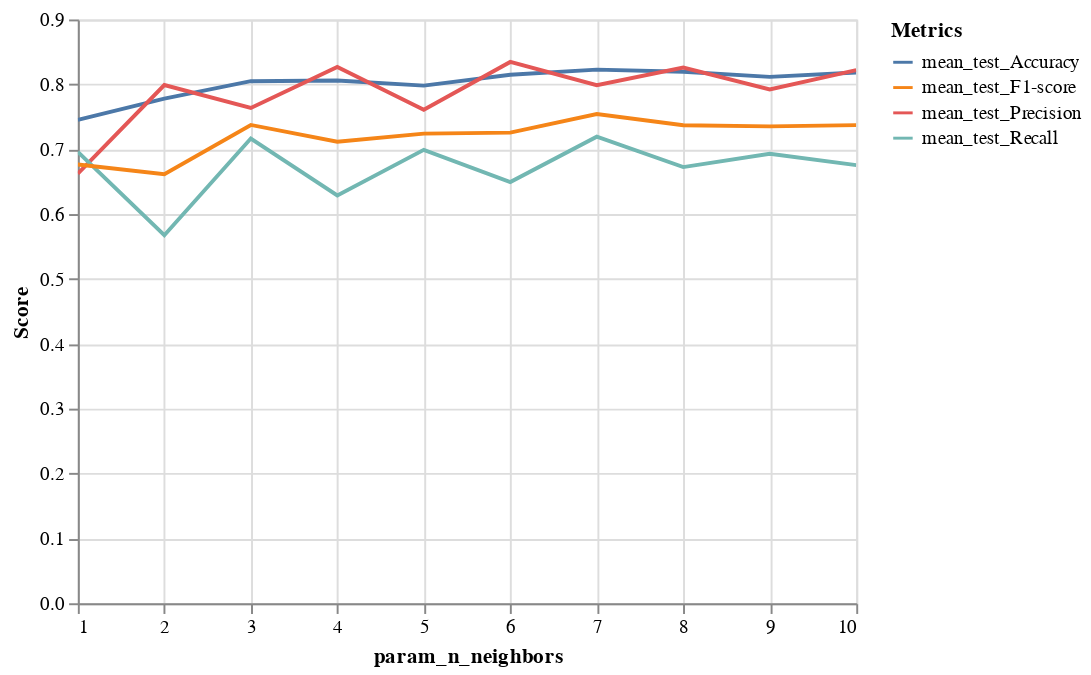

The cell this chart's notebook holds for it:
### Code cell
#Plotting graph for better visualization
alt.Chart(mod_knn_scores).transform_fold(
    ['mean_test_Accuracy','mean_test_Precision', 'mean_test_Recall','mean_test_F1-score'],
).mark_line().encode(
    x = 'param_n_neighbors',
    y = alt.Y('value', type = 'quantitative', title = 'Score'),
    color = alt.Color('key', type = 'nominal', title = 'Metrics')
).interactive()

### Figure 1 — Vega-Lite specification as saved in the notebook (floating-point values rounded to 4 significant figures)
{"config": {"view": {"continuousWidth": 400, "continuousHeight": 300}}, "data": {"name": "data-f1c9b588bba8d2632496a3336dce4866"}, "mark": "line", "encoding": {"color": {"field": "key", "title": "Metrics", "type": "nominal"}, "x": {"field": "param_n_neighbors", "type": "quantitative"}, "y": {"field": "value", "title": "Score", "type": "quantitative"}}, "selection": {"selector009": {"type": "interval", "bind": "scales", "encodings": ["x", "y"]}}, "transform": [{"fold": ["mean_test_Accuracy", "mean_test_Precision", "mean_test_Recall", "mean_test_F1-score"]}], "$schema": "https://vega.github.io/schema/vega-lite/v4.17.0.json", "datasets": {"data-f1c9b588bba8d2632496a3336dce4866": [{"mean_fit_time": 0.0007326, "std_fit_time": 4.36e-05, "mean_score_time": 0.003085, "std_score_time": 0.0002243, "param_n_neighbors": 1, "params": {"n_neighbors": 1}, "split0_test_Accuracy": 0.7, "split1_test_Accuracy": 0.6966, "split2_test_Accuracy": 0.7079, "split3_test_Accuracy": 0.764, "split4_test_Accuracy": 0.764, "split5_test_Accuracy": 0.764, "split6_test_Accuracy": 0.7753, "split7_test_Accuracy": 0.7416, "split8_test_Accuracy": 0.764, "split9_test_Accuracy": 0.7753, "mean_test_Accuracy": 0.7453, "std_test_Accuracy": 0.03007, "rank_test_Accuracy": 10, "split0_test_Precision": 0.5952, "split1_test_Precision": 0.5946, "split2_test_Precision": 0.625, "split3_test_Precision": 0.6585, "split4_test_Precision": 0.6757, "split5_test_Precision": 0.6667, "split6_test_Precision": 0.75, "split7_test_Precision": 0.6667, "split8_test_Precision": 0.6757, "split9_test_Precision": 0.7143, "mean_test_Precision": 0.6622, "std_test_Precision": 0.04613, "rank_test_Precision": 10, "split0_test_Recall": 0.7143, "split1_test_Recall": 0.6471, "split2_test_Recall": 0.5882, "split3_test_Recall": 0.7941, "split4_test_Recall": 0.7353, "split5_test_Recall": 0.7647, "split6_test_Recall": 0.6176, "split7_test_Recall": 0.6471, "split8_test_Recall": 0.7353, "split9_test_Recall": 0.7143, "mean_test_Recall": 0.6958, "std_test_Recall": 0.06375, "rank_test_Recall": 4, "split0_test_F1-score": 0.6494, "split1_test_F1-score": 0.6197, "split2_test_F1-score": 0.6061, "split3_test_F1-score": 0.72, "split4_test_F1-score": 0.7042, "split5_test_F1-score": 0.7123, "split6_test_F1-score": 0.6774, "split7_test_F1-score": 0.6567, "split8_test_F1-score": 0.7042, "split9_test_F1-score": 0.7143, "mean_test_F1-score": 0.6764, "std_test_F1-score": 0.03931, "rank_test_F1-score": 9}, {"mean_fit_time": 0.0007026, "std_fit_time": 6.236e-05, "mean_score_time": 0.003, "std_score_time": 0.0003309, "param_n_neighbors": 2, "params": {"n_neighbors": 2}, "split0_test_Accuracy": 0.7444, "split1_test_Accuracy": 0.7416, "split2_test_Accuracy": 0.7303, "split3_test_Accuracy": 0.7753, "split4_test_Accuracy": 0.809, "split5_test_Accuracy": 0.809, "split6_test_Accuracy": 0.809, "split7_test_Accuracy": 0.7753, "split8_test_Accuracy": 0.7978, "split9_test_Accuracy": 0.7865, "mean_test_Accuracy": 0.7778, "std_test_Accuracy": 0.02843, "rank_test_Accuracy": 9, "split0_test_Precision": 0.7308, "split1_test_Precision": 0.7619, "split2_test_Precision": 0.7083, "split3_test_Precision": 0.7333, "split4_test_Precision": 0.8696, "split5_test_Precision": 0.8696, "split6_test_Precision": 0.9048, "split7_test_Precision": 0.7917, "split8_test_Precision": 0.7857, "split9_test_Precision": 0.8333, "mean_test_Precision": 0.7989, "std_test_Precision": 0.06412, "rank_test_Precision": 5, "split0_test_Recall": 0.5429, "split1_test_Recall": 0.4706, "split2_test_Recall": 0.5, "split3_test_Recall": 0.6471, "split4_test_Recall": 0.5882, "split5_test_Recall": 0.5882, "split6_test_Recall": 0.5588, "split7_test_Recall": 0.5588, "split8_test_Recall": 0.6471, "split9_test_Recall": 0.5714, "mean_test_Recall": 0.5673, "std_test_Recall": 0.05314, "rank_test_Recall": 10, "split0_test_F1-score": 0.623, "split1_test_F1-score": 0.5818, "split2_test_F1-score": 0.5862, "split3_test_F1-score": 0.6875, "split4_test_F1-score": 0.7018, "split5_test_F1-score": 0.7018, "split6_test_F1-score": 0.6909, "split7_test_F1-score": 0.6552, "split8_test_F1-score": 0.7097, "split9_test_F1-score": 0.678, "mean_test_F1-score": 0.6616, "std_test_F1-score": 0.04574, "rank_test_F1-score": 10}, {"mean_fit_time": 0.0006722, "std_fit_time": 0.000111, "mean_score_time": 0.002846, "std_score_time": 0.0002133, "param_n_neighbors": 3, "params": {"n_neighbors": 3}, "split0_test_Accuracy": 0.7222, "split1_test_Accuracy": 0.8315, "split2_test_Accuracy": 0.7303, "split3_test_Accuracy": 0.8315, "split4_test_Accuracy": 0.8202, "split5_test_Accuracy": 0.8539, "split6_test_Accuracy": 0.8315, "split7_test_Accuracy": 0.7753, "split8_test_Accuracy": 0.809, "split9_test_Accuracy": 0.8427, "mean_test_Accuracy": 0.8048, "std_test_Accuracy": 0.04413, "rank_test_Accuracy": 7, "split0_test_Precision": 0.6316, "split1_test_Precision": 0.8065, "split2_test_Precision": 0.6786, "split3_test_Precision": 0.7568, "split4_test_Precision": 0.7647, "split5_test_Precision": 0.8387, "split6_test_Precision": 0.8276, "split7_test_Precision": 0.75, "split8_test_Precision": 0.7429, "split9_test_Precision": 0.8387, "mean_test_Precision": 0.7636, "std_test_Precision": 0.06522, "rank_test_Precision": 8, "split0_test_Recall": 0.6857, "split1_test_Recall": 0.7353, "split2_test_Recall": 0.5588, "split3_test_Recall": 0.8235, "split4_test_Recall": 0.7647, "split5_test_Recall": 0.7647, "split6_test_Recall": 0.7059, "split7_test_Recall": 0.6176, "split8_test_Recall": 0.7647, "split9_test_Recall": 0.7429, "mean_test_Recall": 0.7164, "std_test_Recall": 0.07428, "rank_test_Recall": 2, "split0_test_F1-score": 0.6575, "split1_test_F1-score": 0.7692, "split2_test_F1-score": 0.6129, "split3_test_F1-score": 0.7887, "split4_test_F1-score": 0.7647, "split5_test_F1-score": 0.8, "split6_test_F1-score": 0.7619, "split7_test_F1-score": 0.6774, "split8_test_F1-score": 0.7536, "split9_test_F1-score": 0.7879, "mean_test_F1-score": 0.7374, "std_test_F1-score": 0.06099, "rank_test_F1-score": 2}, {"mean_fit_time": 0.0006854, "std_fit_time": 7.937e-05, "mean_score_time": 0.002851, "std_score_time": 0.0001353, "param_n_neighbors": 4, "params": {"n_neighbors": 4}, "split0_test_Accuracy": 0.7667, "split1_test_Accuracy": 0.8315, "split2_test_Accuracy": 0.764, "split3_test_Accuracy": 0.8202, "split4_test_Accuracy": 0.8315, "split5_test_Accuracy": 0.7978, "split6_test_Accuracy": 0.8427, "split7_test_Accuracy": 0.7865, "split8_test_Accuracy": 0.8202, "split9_test_Accuracy": 0.7978, "mean_test_Accuracy": 0.8059, "std_test_Accuracy": 0.02621, "rank_test_Accuracy": 6, "split0_test_Precision": 0.75, "split1_test_Precision": 0.88, "split2_test_Precision": 0.8095, "split3_test_Precision": 0.7647, "split4_test_Precision": 0.8276, "split5_test_Precision": 0.8333, "split6_test_Precision": 0.9167, "split7_test_Precision": 0.8261, "split8_test_Precision": 0.8462, "split9_test_Precision": 0.8148, "mean_test_Precision": 0.8269, "std_test_Precision": 0.04639, "rank_test_Precision": 2, "split0_test_Recall": 0.6, "split1_test_Recall": 0.6471, "split2_test_Recall": 0.5, "split3_test_Recall": 0.7647, "split4_test_Recall": 0.7059, "split5_test_Recall": 0.5882, "split6_test_Recall": 0.6471, "split7_test_Recall": 0.5588, "split8_test_Recall": 0.6471, "split9_test_Recall": 0.6286, "mean_test_Recall": 0.6287, "std_test_Recall": 0.07027, "rank_test_Recall": 9, "split0_test_F1-score": 0.6667, "split1_test_F1-score": 0.7458, "split2_test_F1-score": 0.6182, "split3_test_F1-score": 0.7647, "split4_test_F1-score": 0.7619, "split5_test_F1-score": 0.6897, "split6_test_F1-score": 0.7586, "split7_test_F1-score": 0.6667, "split8_test_F1-score": 0.7333, "split9_test_F1-score": 0.7097, "mean_test_F1-score": 0.7115, "std_test_F1-score": 0.04738, "rank_test_F1-score": 8}, {"mean_fit_time": 0.0007186, "std_fit_time": 4.117e-05, "mean_score_time": 0.003057, "std_score_time": 9.449e-05, "param_n_neighbors": 5, "params": {"n_neighbors": 5}, "split0_test_Accuracy": 0.7556, "split1_test_Accuracy": 0.8427, "split2_test_Accuracy": 0.7416, "split3_test_Accuracy": 0.8202, "split4_test_Accuracy": 0.7978, "split5_test_Accuracy": 0.8202, "split6_test_Accuracy": 0.8202, "split7_test_Accuracy": 0.7753, "split8_test_Accuracy": 0.7865, "split9_test_Accuracy": 0.8202, "mean_test_Accuracy": 0.798, "std_test_Accuracy": 0.031, "rank_test_Accuracy": 8, "split0_test_Precision": 0.6857, "split1_test_Precision": 0.8333, "split2_test_Precision": 0.7391, "split3_test_Precision": 0.7143, "split4_test_Precision": 0.7222, "split5_test_Precision": 0.8214, "split6_test_Precision": 0.8, "split7_test_Precision": 0.75, "split8_test_Precision": 0.7143, "split9_test_Precision": 0.8276, "mean_test_Precision": 0.7608, "std_test_Precision": 0.05194, "rank_test_Precision": 9, "split0_test_Recall": 0.6857, "split1_test_Recall": 0.7353, "split2_test_Recall": 0.5, "split3_test_Recall": 0.8824, "split4_test_Recall": 0.7647, "split5_test_Recall": 0.6765, "split6_test_Recall": 0.7059, "split7_test_Recall": 0.6176, "split8_test_Recall": 0.7353, "split9_test_Recall": 0.6857, "mean_test_Recall": 0.6989, "std_test_Recall": 0.09365, "rank_test_Recall": 3, "split0_test_F1-score": 0.6857, "split1_test_F1-score": 0.7812, "split2_test_F1-score": 0.5965, "split3_test_F1-score": 0.7895, "split4_test_F1-score": 0.7429, "split5_test_F1-score": 0.7419, "split6_test_F1-score": 0.75, "split7_test_F1-score": 0.6774, "split8_test_F1-score": 0.7246, "split9_test_F1-score": 0.75, "mean_test_F1-score": 0.724, "std_test_F1-score": 0.0543, "rank_test_F1-score": 7}, {"mean_fit_time": 0.0006714, "std_fit_time": 0.0001468, "mean_score_time": 0.002952, "std_score_time": 0.0003403, "param_n_neighbors": 6, "params": {"n_neighbors": 6}, "split0_test_Accuracy": 0.8, "split1_test_Accuracy": 0.809, "split2_test_Accuracy": 0.764, "split3_test_Accuracy": 0.8539, "split4_test_Accuracy": 0.8539, "split5_test_Accuracy": 0.8202, "split6_test_Accuracy": 0.8539, "split7_test_Accuracy": 0.7753, "split8_test_Accuracy": 0.8315, "split9_test_Accuracy": 0.7865, "mean_test_Accuracy": 0.8148, "std_test_Accuracy": 0.03177, "rank_test_Accuracy": 4, "split0_test_Precision": 0.8148, "split1_test_Precision": 0.84, "split2_test_Precision": 0.8095, "split3_test_Precision": 0.7838, "split4_test_Precision": 0.8621, "split5_test_Precision": 0.8462, "split6_test_Precision": 0.9565, "split7_test_Precision": 0.8182, "split8_test_Precision": 0.8065, "split9_test_Precision": 0.8077, "mean_test_Precision": 0.8345, "std_test_Precision": 0.04601, "rank_test_Precision": 1, "split0_test_Recall": 0.6286, "split1_test_Recall": 0.6176, "split2_test_Recall": 0.5, "split3_test_Recall": 0.8529, "split4_test_Recall": 0.7353, "split5_test_Recall": 0.6471, "split6_test_Recall": 0.6471, "split7_test_Recall": 0.5294, "split8_test_Recall": 0.7353, "split9_test_Recall": 0.6, "mean_test_Recall": 0.6493, "std_test_Recall": 0.09838, "rank_test_Recall": 8, "split0_test_F1-score": 0.7097, "split1_test_F1-score": 0.7119, "split2_test_F1-score": 0.6182, "split3_test_F1-score": 0.8169, "split4_test_F1-score": 0.7937, "split5_test_F1-score": 0.7333, "split6_test_F1-score": 0.7719, "split7_test_F1-score": 0.6429, "split8_test_F1-score": 0.7692, "split9_test_F1-score": 0.6885, "mean_test_F1-score": 0.7256, "std_test_F1-score": 0.06106, "rank_test_F1-score": 6}, {"mean_fit_time": 0.000604, "std_fit_time": 4.912e-05, "mean_score_time": 0.00279, "std_score_time": 0.0002415, "param_n_neighbors": 7, "params": {"n_neighbors": 7}, "split0_test_Accuracy": 0.8, "split1_test_Accuracy": 0.8427, "split2_test_Accuracy": 0.764, "split3_test_Accuracy": 0.8539, "split4_test_Accuracy": 0.8764, "split5_test_Accuracy": 0.8427, "split6_test_Accuracy": 0.8652, "split7_test_Accuracy": 0.7528, "split8_test_Accuracy": 0.809, "split9_test_Accuracy": 0.8202, "mean_test_Accuracy": 0.8227, "std_test_Accuracy": 0.03937, "rank_test_Accuracy": 1, "split0_test_Precision": 0.7742, "split1_test_Precision": 0.8333, "split2_test_Precision": 0.76, "split3_test_Precision": 0.7692, "split4_test_Precision": 0.8485, "split5_test_Precision": 0.8333, "split6_test_Precision": 0.8929, "split7_test_Precision": 0.7308, "split8_test_Precision": 0.7576, "split9_test_Precision": 0.7879, "mean_test_Precision": 0.7988, "std_test_Precision": 0.0481, "rank_test_Precision": 6, "split0_test_Recall": 0.6857, "split1_test_Recall": 0.7353, "split2_test_Recall": 0.5588, "split3_test_Recall": 0.8824, "split4_test_Recall": 0.8235, "split5_test_Recall": 0.7353, "split6_test_Recall": 0.7353, "split7_test_Recall": 0.5588, "split8_test_Recall": 0.7353, "split9_test_Recall": 0.7429, "mean_test_Recall": 0.7193, "std_test_Recall": 0.09574, "rank_test_Recall": 1, "split0_test_F1-score": 0.7273, "split1_test_F1-score": 0.7812, "split2_test_F1-score": 0.6441, "split3_test_F1-score": 0.8219, "split4_test_F1-score": 0.8358, "split5_test_F1-score": 0.7812, "split6_test_F1-score": 0.8065, "split7_test_F1-score": 0.6333, "split8_test_F1-score": 0.7463, "split9_test_F1-score": 0.7647, "mean_test_F1-score": 0.7542, "std_test_F1-score": 0.06563, "rank_test_F1-score": 1}, {"mean_fit_time": 0.0005561, "std_fit_time": 3.849e-05, "mean_score_time": 0.002548, "std_score_time": 3.956e-05, "param_n_neighbors": 8, "params": {"n_neighbors": 8}, "split0_test_Accuracy": 0.8333, "split1_test_Accuracy": 0.8315, "split2_test_Accuracy": 0.7528, "split3_test_Accuracy": 0.8539, "split4_test_Accuracy": 0.8876, "split5_test_Accuracy": 0.809, "split6_test_Accuracy": 0.8427, "split7_test_Accuracy": 0.7416, "split8_test_Accuracy": 0.8202, "split9_test_Accuracy": 0.8202, "mean_test_Accuracy": 0.8193, "std_test_Accuracy": 0.04163, "rank_test_Accuracy": 2, "split0_test_Precision": 0.8846, "split1_test_Precision": 0.8519, "split2_test_Precision": 0.75, "split3_test_Precision": 0.7692, "split4_test_Precision": 0.9, "split5_test_Precision": 0.84, "split6_test_Precision": 0.9167, "split7_test_Precision": 0.7391, "split8_test_Precision": 0.8, "split9_test_Precision": 0.8065, "mean_test_Precision": 0.8258, "std_test_Precision": 0.05967, "rank_test_Precision": 3, "split0_test_Recall": 0.6571, "split1_test_Recall": 0.6765, "split2_test_Recall": 0.5294, "split3_test_Recall": 0.8824, "split4_test_Recall": 0.7941, "split5_test_Recall": 0.6176, "split6_test_Recall": 0.6471, "split7_test_Recall": 0.5, "split8_test_Recall": 0.7059, "split9_test_Recall": 0.7143, "mean_test_Recall": 0.6724, "std_test_Recall": 0.1076, "rank_test_Recall": 7, "split0_test_F1-score": 0.7541, "split1_test_F1-score": 0.7541, "split2_test_F1-score": 0.6207, "split3_test_F1-score": 0.8219, "split4_test_F1-score": 0.8438, "split5_test_F1-score": 0.7119, "split6_test_F1-score": 0.7586, "split7_test_F1-score": 0.5965, "split8_test_F1-score": 0.75, "split9_test_F1-score": 0.7576, "mean_test_F1-score": 0.7369, "std_test_F1-score": 0.07359, "rank_test_F1-score": 4}, {"mean_fit_time": 0.0006801, "std_fit_time": 0.000172, "mean_score_time": 0.002898, "std_score_time": 0.000265, "param_n_neighbors": 9, "params": {"n_neighbors": 9}, "split0_test_Accuracy": 0.7778, "split1_test_Accuracy": 0.8315, "split2_test_Accuracy": 0.7528, "split3_test_Accuracy": 0.8315, "split4_test_Accuracy": 0.8876, "split5_test_Accuracy": 0.8202, "split6_test_Accuracy": 0.8315, "split7_test_Accuracy": 0.7528, "split8_test_Accuracy": 0.7978, "split9_test_Accuracy": 0.8315, "mean_test_Accuracy": 0.8115, "std_test_Accuracy": 0.0396, "rank_test_Accuracy": 5, "split0_test_Precision": 0.7419, "split1_test_Precision": 0.8276, "split2_test_Precision": 0.7308, "split3_test_Precision": 0.7317, "split4_test_Precision": 0.875, "split5_test_Precision": 0.8214, "split6_test_Precision": 0.88, "split7_test_Precision": 0.75, "split8_test_Precision": 0.75, "split9_test_Precision": 0.8125, "mean_test_Precision": 0.7921, "std_test_Precision": 0.05532, "rank_test_Precision": 7, "split0_test_Recall": 0.6571, "split1_test_Recall": 0.7059, "split2_test_Recall": 0.5588, "split3_test_Recall": 0.8824, "split4_test_Recall": 0.8235, "split5_test_Recall": 0.6765, "split6_test_Recall": 0.6471, "split7_test_Recall": 0.5294, "split8_test_Recall": 0.7059, "split9_test_Recall": 0.7429, "mean_test_Recall": 0.6929, "std_test_Recall": 0.1021, "rank_test_Recall": 5, "split0_test_F1-score": 0.697, "split1_test_F1-score": 0.7619, "split2_test_F1-score": 0.6333, "split3_test_F1-score": 0.8, "split4_test_F1-score": 0.8485, "split5_test_F1-score": 0.7419, "split6_test_F1-score": 0.7458, "split7_test_F1-score": 0.6207, "split8_test_F1-score": 0.7273, "split9_test_F1-score": 0.7761, "mean_test_F1-score": 0.7352, "std_test_F1-score": 0.06678, "rank_test_F1-score": 5}, {"mean_fit_time": 0.0006061, "std_fit_time": 5.212e-05, "mean_score_time": 0.002769, "std_score_time": 0.0001299, "param_n_neighbors": 10, "params": {"n_neighbors": 10}, "split0_test_Accuracy": 0.8222, "split1_test_Accuracy": 0.8539, "split2_test_Accuracy": 0.764, "split3_test_Accuracy": 0.8427, "split4_test_Accuracy": 0.8652, "split5_test_Accuracy": 0.809, "split6_test_Accuracy": 0.8315, "split7_test_Accuracy": 0.764, "split8_test_Accuracy": 0.8202, "split9_test_Accuracy": 0.809, "mean_test_Accuracy": 0.8182, "std_test_Accuracy": 0.03212, "rank_test_Accuracy": 3, "split0_test_Precision": 0.8519, "split1_test_Precision": 0.8889, "split2_test_Precision": 0.7826, "split3_test_Precision": 0.75, "split4_test_Precision": 0.8667, "split5_test_Precision": 0.8148, "split6_test_Precision": 0.88, "split7_test_Precision": 0.7826, "split8_test_Precision": 0.8, "split9_test_Precision": 0.8, "mean_test_Precision": 0.8217, "std_test_Precision": 0.04476, "rank_test_Precision": 4, "split0_test_Recall": 0.6571, "split1_test_Recall": 0.7059, "split2_test_Recall": 0.5294, "split3_test_Recall": 0.8824, "split4_test_Recall": 0.7647, "split5_test_Recall": 0.6471, "split6_test_Recall": 0.6471, "split7_test_Recall": 0.5294, "split8_test_Recall": 0.7059, "split9_test_Recall": 0.6857, "mean_test_Recall": 0.6755, "std_test_Recall": 0.09866, "rank_test_Recall": 6, "split0_test_F1-score": 0.7419, "split1_test_F1-score": 0.7869, "split2_test_F1-score": 0.6316, "split3_test_F1-score": 0.8108, "split4_test_F1-score": 0.8125, "split5_test_F1-score": 0.7213, "split6_test_F1-score": 0.7458, "split7_test_F1-score": 0.6316, "split8_test_F1-score": 0.75, "split9_test_F1-score": 0.7385, "mean_test_F1-score": 0.7371, "std_test_F1-score": 0.06032, "rank_test_F1-score": 3}]}}
